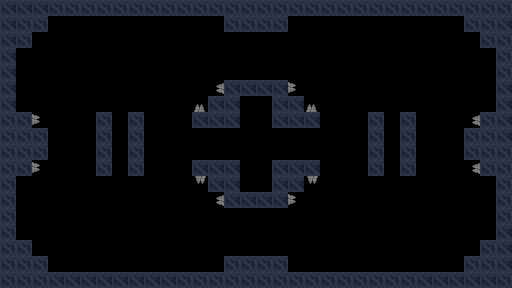

The image is a tile-based game level rendered from a .tmx file. Its description and complete source (layers, tilesets, objects, tile grids) follow:
An orthogonal 32x18 tile map with 16x16 px tiles, 2 tile layers (background, details), 2 tilesets and 13 objects (4x gravity, 2x door_1, 2x door_2, spawn, goal, ...).

<map version="1.5" tiledversion="1.7.2" orientation="orthogonal" renderorder="right-down" width="32" height="18" tilewidth="16" tileheight="16" infinite="0" nextlayerid="4" nextobjectid="52">
 <properties>
  <property name="title" value="Symmetric choices" />
 </properties>
 <tileset firstgid="1" source="industrial.v2.tsx" />
 <tileset firstgid="1025" source="Dungeon Sprites.tsx" />
 <layer id="3" name="background" width="32" height="18">
  <data encoding="csv">
0,0,0,0,0,0,0,0,0,0,0,0,0,0,0,0,0,0,0,0,0,0,0,0,0,0,0,0,0,0,0,0,
0,0,0,0,0,0,0,0,0,0,0,0,0,0,0,0,0,0,0,0,0,0,0,0,0,0,0,0,0,0,0,0,
0,0,0,0,0,0,0,0,0,0,0,0,0,0,0,0,0,0,0,0,0,0,0,0,0,0,0,0,0,0,0,0,
0,0,0,0,0,0,0,0,0,0,0,0,0,0,0,0,0,0,0,0,0,0,0,0,0,0,0,0,0,0,0,0,
0,0,0,0,0,0,0,0,0,0,0,0,0,0,0,0,0,0,0,0,0,0,0,0,0,0,0,0,0,0,0,0,
0,0,0,0,0,0,0,0,0,0,0,0,0,0,0,0,0,0,0,0,0,0,0,0,0,0,0,0,0,0,0,0,
0,0,0,0,0,0,0,0,0,0,0,0,0,0,0,0,0,0,0,0,0,0,0,0,0,0,0,0,0,0,0,0,
0,0,0,0,0,0,0,0,0,0,0,0,0,0,0,0,0,0,0,0,0,0,0,0,0,0,0,0,0,0,0,0,
0,0,0,0,0,0,0,0,0,0,0,0,0,0,0,0,0,0,0,0,0,0,0,0,0,0,0,0,0,0,0,0,
0,0,0,0,0,0,0,0,0,0,0,0,0,0,0,0,0,0,0,0,0,0,0,0,0,0,0,0,0,0,0,0,
0,0,0,0,0,0,0,0,0,0,0,0,0,0,0,0,0,0,0,0,0,0,0,0,0,0,0,0,0,0,0,0,
0,0,0,0,0,0,0,0,0,0,0,0,0,0,0,0,0,0,0,0,0,0,0,0,0,0,0,0,0,0,0,0,
0,0,0,0,0,0,0,0,0,0,0,0,0,0,0,0,0,0,0,0,0,0,0,0,0,0,0,0,0,0,0,0,
0,0,0,0,0,0,0,0,0,0,0,0,0,0,0,0,0,0,0,0,0,0,0,0,0,0,0,0,0,0,0,0,
0,0,0,0,0,0,0,0,0,0,0,0,0,0,0,0,0,0,0,0,0,0,0,0,0,0,0,0,0,0,0,0,
0,0,0,0,0,0,0,0,0,0,0,0,0,0,0,0,0,0,0,0,0,0,0,0,0,0,0,0,0,0,0,0,
0,0,0,0,0,0,0,0,0,0,0,0,0,0,0,0,0,0,0,0,0,0,0,0,0,0,0,0,0,0,0,0,
0,0,0,0,0,0,0,0,0,0,0,0,0,0,0,0,0,0,0,0,0,0,0,0,0,0,0,0,0,0,0,0
</data>
 </layer>
 <layer id="1" name="details" width="32" height="18">
  <properties>
   <property name="physics" type="bool" value="true" />
  </properties>
  <data encoding="csv">
20,20,20,54,54,54,54,54,54,54,54,54,54,54,54,54,54,54,54,54,54,54,54,54,54,54,54,54,54,54,54,54,
20,54,54,0,0,0,0,0,0,0,0,0,0,0,54,54,54,54,0,0,0,0,0,0,0,0,0,0,0,54,54,20,
20,54,0,0,0,0,0,0,0,0,0,0,0,0,0,0,0,0,0,0,0,0,0,0,0,0,0,0,0,0,54,54,
20,0,0,0,0,0,0,0,0,0,0,0,0,0,0,0,0,0,0,0,0,0,0,0,0,0,0,0,0,0,0,54,
20,0,0,0,0,0,0,0,0,0,0,0,0,0,0,0,0,0,0,0,0,0,0,0,0,0,0,0,0,0,0,54,
20,0,0,0,0,0,0,0,0,0,0,0,0,1610613892,20,20,20,20,2684355716,0,0,0,0,0,0,0,0,0,0,0,0,20,
20,0,0,0,0,0,0,0,0,0,0,0,1156,20,20,0,0,20,20,1156,0,0,0,0,0,0,0,0,0,0,0,20,
54,54,2684355716,0,0,0,54,0,54,0,0,0,20,20,20,0,0,20,20,20,0,0,0,54,0,54,0,0,0,1610613892,54,20,
54,54,54,0,0,0,54,0,54,0,0,0,0,0,0,0,0,0,0,0,0,0,0,54,0,54,0,0,0,54,54,20,
54,54,54,0,0,0,54,0,54,0,0,0,0,0,0,0,0,0,0,0,0,0,0,54,0,54,0,0,0,54,54,54,
54,54,2684355716,0,0,0,54,0,54,0,0,0,20,20,20,0,0,20,20,20,0,0,0,54,0,54,0,0,0,1610613892,54,54,
54,0,0,0,0,0,0,0,0,0,0,0,3221226628,20,20,0,0,20,20,3221226628,0,0,0,0,0,0,0,0,0,0,0,54,
54,0,0,0,0,0,0,0,0,0,0,0,0,1610613892,20,20,20,20,2684355716,0,0,0,0,0,0,0,0,0,0,0,0,54,
54,0,0,0,0,0,0,0,0,0,0,0,0,0,0,0,0,0,0,0,0,0,0,0,0,0,0,0,0,0,0,54,
54,0,0,0,0,0,0,0,0,0,0,0,0,0,0,0,0,0,0,0,0,0,0,0,0,0,0,0,0,0,0,20,
54,54,0,0,0,0,0,0,0,0,0,0,0,0,0,0,0,0,0,0,0,0,0,0,0,0,0,0,0,0,54,20,
54,54,54,0,0,0,0,0,0,0,0,0,0,0,54,54,54,54,0,0,0,0,0,0,0,0,0,0,0,54,54,20,
54,54,54,20,20,20,20,20,20,20,20,54,54,54,54,54,54,54,54,54,54,54,54,54,54,54,20,20,20,20,20,54
</data>
 </layer>
 <objectgroup id="2" name="objects">
  <object id="2" name="spawn" gid="513" x="64" y="256" width="16" height="16" />
  <object id="36" name="goal" gid="1158" x="248" y="152" width="16" height="16" />
  <object id="40" name="gravity" gid="526" x="64" y="48" width="16" height="16" />
  <object id="41" name="gravity" gid="526" x="432" y="256" width="16" height="16" />
  <object id="42" name="gravity_constant" gid="330" x="432" y="48" width="16" height="16">
   <properties>
    <property name="constant" type="bool" value="true" />
   </properties>
  </object>
  <object id="43" name="gravity" gid="526" x="208" y="152" width="16" height="16" />
  <object id="44" name="gravity" gid="526" x="288" y="152" width="16" height="16" />
  <object id="46" name="door_1" gid="105" x="192" y="160" width="16" height="16">
   <properties>
    <property name="horizontal" type="bool" value="false" />
   </properties>
  </object>
  <object id="47" name="door_1" gid="105" x="192" y="144" width="16" height="16">
   <properties>
    <property name="horizontal" type="bool" value="false" />
   </properties>
  </object>
  <object id="48" name="door_2" gid="105" x="304" y="144" width="16" height="16">
   <properties>
    <property name="horizontal" type="bool" value="false" />
   </properties>
  </object>
  <object id="49" name="door_2" gid="105" x="304" y="160" width="16" height="16">
   <properties>
    <property name="horizontal" type="bool" value="false" />
   </properties>
  </object>
  <object id="50" name="switch_1" gid="262" x="248" y="80" width="16" height="16" />
  <object id="51" name="switch_2" gid="262" x="264" y="208" width="16" height="16" rotation="180" />
 </objectgroup>
</map>
